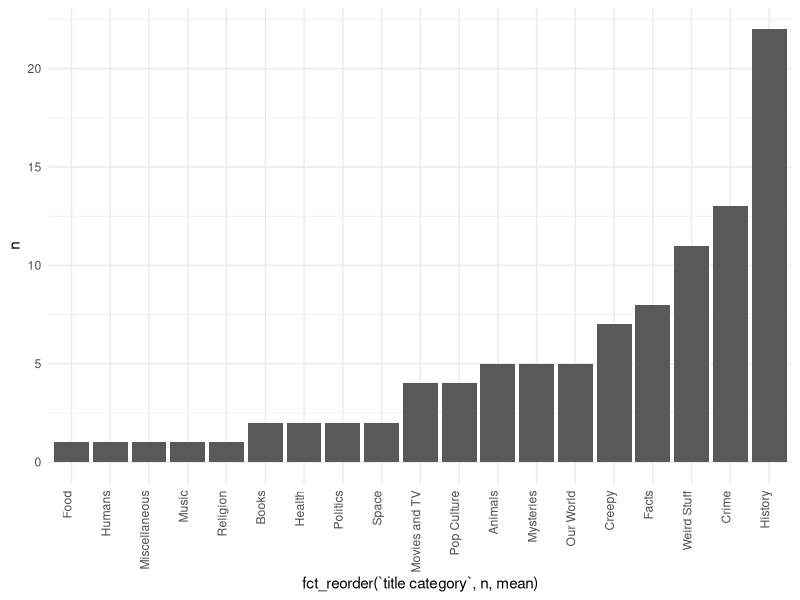
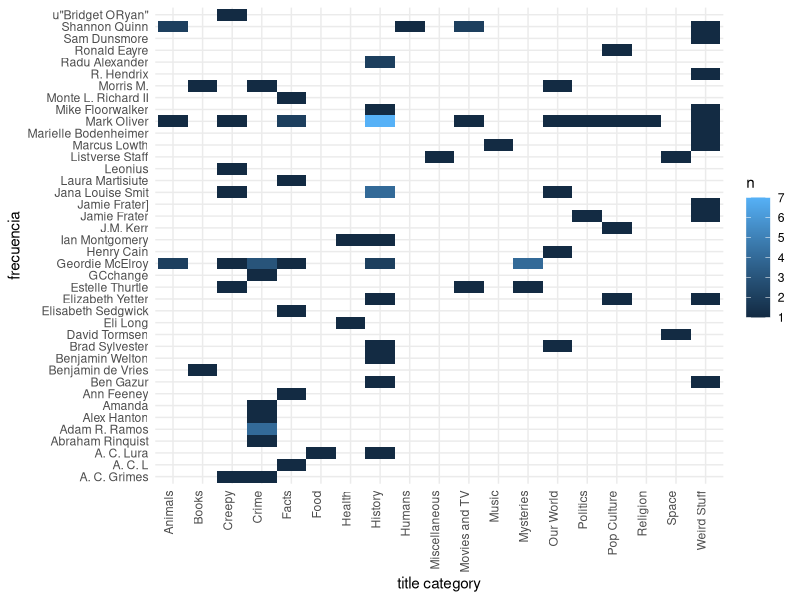
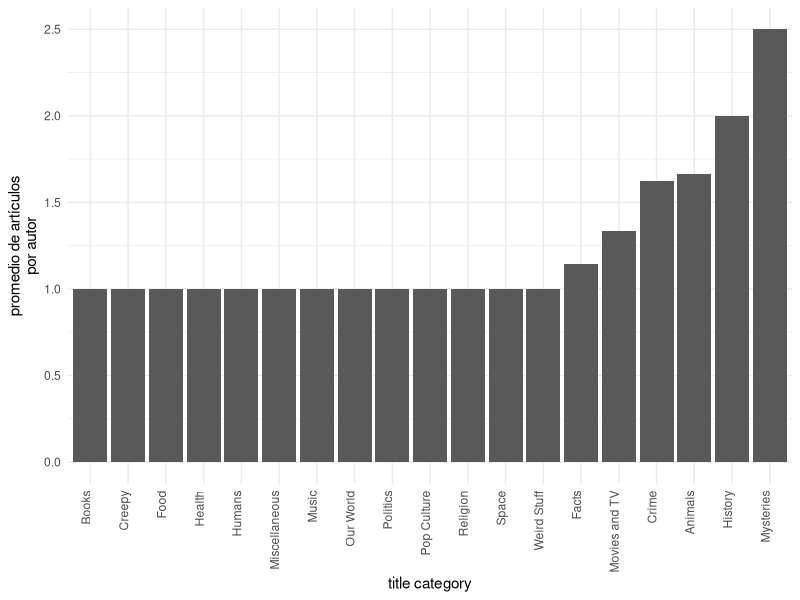

These charts were generated, in order, by the following R code:
library(tidyverse)
library(stringr)
library(lubridate)
library(forcats)

theme_set(theme_minimal())

# Leer datos

df.list <- readxl::read_excel("proyecto/listverse01_10.xlsx") %>% 
  dplyr::select(-page) %>% 
  unique() %>% 
  mutate(row.id = rownames(.)) %>% 
  gather(var.lab, var.val, -row.id) %>% 
  mutate(var.val.2 = gsub("u'|'|,", "", var.val) ) %>% 
  group_by(var.lab, var.val.2) %>% 
  dplyr::select(-var.val) %>% 
  spread(var.lab, var.val.2)

head(df.list %>% arrange(title) %>% data.frame())

df.list %>% dim
df.list$author %>% n_distinct() # 43 autores
df.list$date %>% n_distinct() # 46 días


df.list %>% 
  group_by(`title category`) %>% 
  tally %>% 
  ggplot(aes( x= fct_reorder(`title category`, n, mean), y = n)) + 
  geom_bar(stat = 'identity') + 
  theme(axis.text.x = element_text(angle = 90, hjust = 1, vjust = 0))


df.list %>% 
  group_by(`title category`, author) %>% 
  tally %>% 
  ggplot(aes(x = `title category`, y= author, fill = n)) + 
  geom_tile() + 
  theme(axis.text.x = element_text(angle = 90, hjust = 1, vjust = 0))+ 
  ylab("frecuencia") + 
  xlab("title category")

df.list %>% 
  group_by(`title category`, author) %>% 
  tally %>% 
  group_by(`title category`) %>% 
  summarise(total = mean(n)) %>% 
  arrange(desc(total)) %>% 
  ggplot(aes(x = fct_reorder(`title category`, total, mean), y = total)) + 
  geom_bar(stat = 'identity') + 
  theme(axis.text.x = element_text(angle = 90, hjust = 1, vjust = 0))+ 
  ylab("promedio de artículos\npor autor") + 
  xlab("title category")
